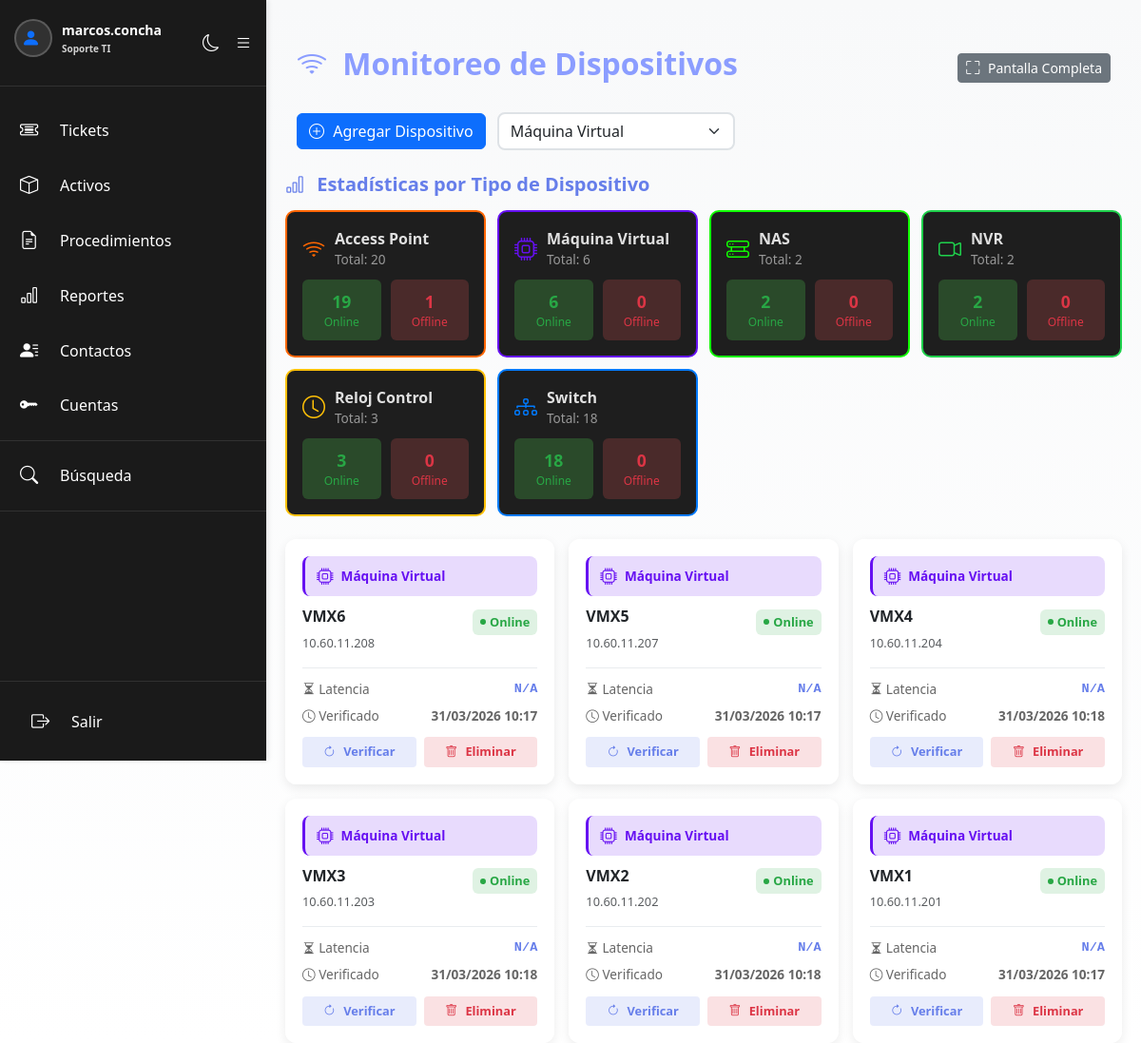
The app's page /monitoreo.php?tipo=5 (signed in), older data.
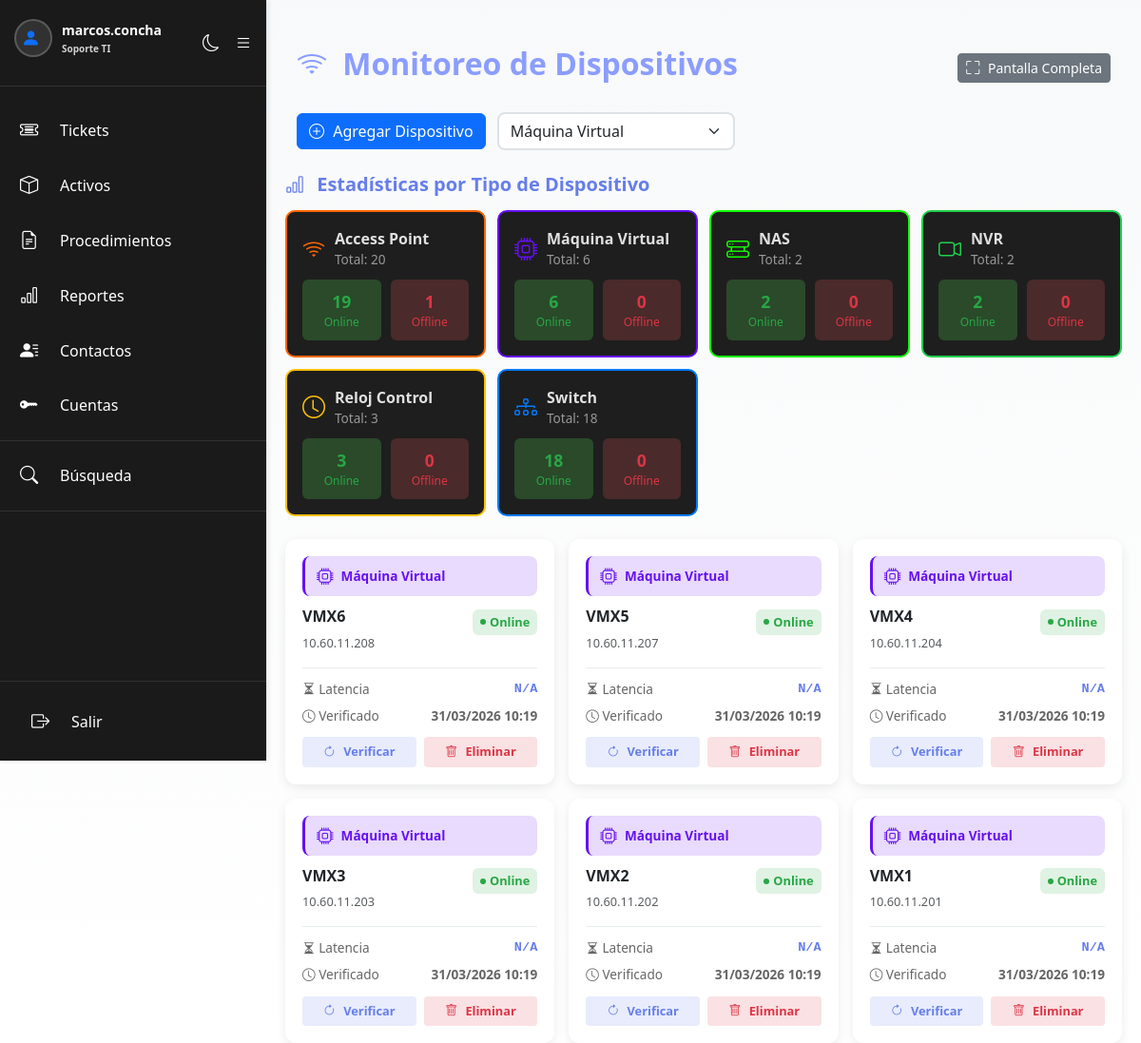
The same page, newer data.
### tables this page shows
CREATE TABLE `dispositivos_monitoreo` (
  `id` int(11) NOT NULL AUTO_INCREMENT,
  `ip` varchar(15) NOT NULL,
  `nombre` varchar(255) NOT NULL,
  `descripcion` text DEFAULT NULL,
  `tipo_dispositivo_id` int(11) DEFAULT NULL,
  `estado` varchar(50) DEFAULT 'desconocido',
  `fecha_ultima_verificacion` timestamp NULL DEFAULT NULL,
  `fecha_creacion` timestamp NOT NULL DEFAULT current_timestamp(),
  `usuario_creador` int(11) NOT NULL,
  `activo` tinyint(4) DEFAULT 1,
  PRIMARY KEY (`id`),
  UNIQUE KEY `ip` (`ip`),
  KEY `usuario_creador` (`usuario_creador`),
  KEY `fk_tipo_dispositivo` (`tipo_dispositivo_id`),
  CONSTRAINT `dispositivos_monitoreo_ibfk_1` FOREIGN KEY (`usuario_creador`) REFERENCES `users` (`id`) ON DELETE CASCADE,
  CONSTRAINT `fk_tipo_dispositivo` FOREIGN KEY (`tipo_dispositivo_id`) REFERENCES `tipos_dispositivos` (`id`) ON DELETE SET NULL
);

CREATE TABLE `tipos_dispositivos` (
  `id` int(11) NOT NULL AUTO_INCREMENT,
  `nombre` varchar(100) NOT NULL,
  `color` varchar(7) NOT NULL DEFAULT '#6c757d',
  `icono` varchar(50) NOT NULL DEFAULT 'bi-device-hdd',
  `fecha_creacion` timestamp NOT NULL DEFAULT current_timestamp(),
  PRIMARY KEY (`id`),
  UNIQUE KEY `nombre` (`nombre`)
);

### monitoreo.php (the view, shortened to what the rows shown need)
<?php
require_once 'includes/config.php';
$dispositivos = [];
$filtro_tipo = isset($_GET['tipo']) && !empty($_GET['tipo']) ? (int)$_GET['tipo'] : null;
try {
    $query = "
        SELECT d.*, u.username as usuario_nombre, t.nombre as tipo_nombre, t.color, t.icono
        FROM dispositivos_monitoreo d
        JOIN users u ON d.usuario_creador = u.id
        LEFT JOIN tipos_dispositivos t ON d.tipo_dispositivo_id = t.id
        WHERE d.activo = 1
    ";
    $params = [];
    if ($filtro_tipo) {
        $query .= " AND d.tipo_dispositivo_id = ?";
        $params[] = $filtro_tipo;
    }
    $query .= " ORDER BY d.fecha_creacion DESC";
    $stmt = $conexion->prepare($query);
    $stmt->execute($params);
    $dispositivos = $stmt->fetchAll(PDO::FETCH_ASSOC);
} catch (PDOException $e) {
    $error = "Error al obtener dispositivos: " . $e->getMessage();
}
$fullscreen = isset($_GET['fullscreen']) && $_GET['fullscreen'] === '1';
?>
<!DOCTYPE html>
<html lang="es" id="htmlRoot">
<head>
    <link href="https://cdn.jsdelivr.net/npm/bootstrap@5.3.8/dist/css/bootstrap.min.css" rel="stylesheet">
    <link rel="stylesheet" href="https://cdn.jsdelivr.net/npm/bootstrap-icons@1.11.3/font/bootstrap-icons.min.css">
    <link href="css/dark-mode.css" rel="stylesheet">
</head>
<body
<?php echo $fullscreen ? 'class="fullscreen-mode"' : ''; ?>>
    <?php if (!$fullscreen): ?>
    <?php include 'includes/sidebar.php'; ?>
    <?php endif; ?>
    <div class="container mt-5">
        <div class="row mb-4">
            <div class="col-12">
                <div style="display: flex; justify-content: space-between; align-items: center;">
                    <h1><i class="bi bi-wifi"></i> Monitoreo de Dispositivos</h1>
                </div>
            </div>
        </div>
        <?php if (empty($dispositivos)): ?>
            <div class="alert alert-info">
                <i class="bi bi-info-circle"></i> No hay dispositivos siendo monitoreados.
                <button class="btn btn-sm btn-info ms-2" data-bs-toggle="modal" data-bs-target="#modalAgregar">
                    Agregar el primero
                </button>
            </div>
        <?php else: ?>
            <div style="display: grid; grid-template-columns: repeat(auto-fill, minmax(280px, 1fr)); gap: 15px;" id="containerDispositivos">
                <?php foreach ($dispositivos as $dispositivo): ?>
                    <div class="card dispositivo-card h-100" id="device-<?php echo $dispositivo["id"]; ?>" style="border: none; box-shadow: 0 4px 12px rgba(0,0,0,0.08); border-radius: 12px; cursor: pointer;" onclick="abrirEditarDispositivo(<?php echo htmlspecialchars(json_encode($dispositivo), ENT_QUOTES, 'UTF-8'); ?>)">
                        <div class="card-body" style="padding: 18px;">
                            <?php if ($dispositivo['tipo_nombre']): ?>
                            <div style="display: flex; align-items: center; gap: 8px; margin-bottom: 12px; background: color-mix(in srgb, <?php echo htmlspecialchars($dispositivo['color']); ?> 15%, transparent); padding: 8px 12px; border-radius: 8px; border-left: 3px solid <?php echo htmlspecialchars($dispositivo['color']); ?>;">
                                <i class="bi <?php echo htmlspecialchars($dispositivo['icono']); ?>" style="font-size: 1.1rem; color: <?php echo htmlspecialchars($dispositivo['color']); ?>;"></i>
                                <span style="font-size: 0.85rem; font-weight: 600; color: <?php echo htmlspecialchars($dispositivo['color']); ?>;">
                                    <?php echo htmlspecialchars($dispositivo['tipo_nombre']); ?>
                                </span>
                            </div>
                            <?php endif; ?>
                            <div style="display: flex; justify-content: space-between; align-items: start; margin-bottom: 15px;">
                                <div style="flex: 1;">
                                    <h5 class="card-title mb-1" style="font-size: 1rem; font-weight: 700;"><?php echo htmlspecialchars($dispositivo["nombre"]); ?></h5>
                                    <small class="text-muted" style="font-size: 0.8rem;"><?php echo htmlspecialchars($dispositivo["ip"]); ?></small>
                                </div>
                                <div id="status-<?php echo $dispositivo["id"]; ?>" data-estado="<?php echo $estado; ?>" style="min-width: 80px; text-align: right;">
                                    <?php
                                    $estado = $dispositivo["estado"];
                                    if ($estado === "online") {
                                        echo '<span style="display: inline-flex; align-items: center; gap: 4px; background: rgba(40, 167, 69, 0.15); color: #28a745; padding: 4px 8px; border-radius: 6px; font-size: 0.8rem; font-weight: 600;"><span style="width: 6px; height: 6px; background: #28a745; border-radius: 50%; animation: pulse 2s infinite;"></span>Online</span>';
                                    } else {
                                        echo '<span style="display: inline-flex; align-items: center; gap: 4px; background: rgba(108, 117, 125, 0.15); color: #666; padding: 4px 8px; border-radius: 6px; font-size: 0.8rem; font-weight: 600;"><span class="spinner-border spinner-border-sm" style="width: 6px; height: 6px;"></span>...</span>';
                                    }
                                    ?>
                                </div>
                            </div>
                            <div style="border-top: 1px solid #e9ecef; padding-top: 12px; margin-bottom: 12px;">
                                <div style="display: flex; justify-content: space-between; margin-bottom: 8px;">
                                    <span style="font-size: 0.85rem; color: #666;"><i class="bi bi-hourglass-split"></i> Latencia</span>
                                    <span style="font-size: 0.85rem; font-weight: 600; color: #667eea; font-family: 'Courier New', monospace;" id="latencia-<?php echo $dispositivo["id"]; ?>">N/A</span>
                                </div>
                                <div style="display: flex; justify-content: space-between;">
                                    <span style="font-size: 0.85rem; color: #666;"><i class="bi bi-clock"></i> Verificado</span>
                                    <span style="font-size: 0.85rem; font-weight: 600; color: #666;" id="fecha-<?php echo $dispositivo["id"]; ?>">
                                        <?php
                                        if ($dispositivo["fecha_ultima_verificacion"]) {
                                            $fecha = new DateTime($dispositivo["fecha_ultima_verificacion"]);
                                            echo $fecha->format('d/m/Y H:i');
                                        } else {
                                            echo "Nunca";
                                        }
                                        ?>
                                    </span>
                                </div>
                            </div>
                            <div style="display: flex; gap: 8px;">
                                <button type="button" class="btn btn-sm" style="flex: 1; background: rgba(102, 126, 234, 0.15); color: #667eea; border: none; font-size: 0.8rem; font-weight: 600; padding: 6px;" onclick="event.stopPropagation(); verificarAhora(<?php echo $dispositivo['id']; ?>)">
                                    <i class="bi bi-arrow-clockwise"></i> Verificar
                                </button>
                                <button type="button" class="btn btn-sm" style="flex: 1; background: rgba(220, 53, 69, 0.15); color: #dc3545; border: none; font-size: 0.8rem; font-weight: 600; padding: 6px;" onclick="event.stopPropagation(); confirmarEliminar(<?php echo $dispositivo['id']; ?>)">
                                    <i class="bi bi-trash"></i> Eliminar
                                </button>
                            </div>
                        </div>
                    </div>
                <?php endforeach; ?>
            </div>
        <?php endif; ?>
    </div>
</body>
</html>

Row changes from the older to the newer data that the page shows:
changed dispositivos_monitoreo "VMX6": fecha_ultima_verificacion "31/03/2026 10:17" → "31/03/2026 10:19"
changed dispositivos_monitoreo "VMX5": fecha_ultima_verificacion "31/03/2026 10:17" → "31/03/2026 10:19"
changed dispositivos_monitoreo "VMX4": fecha_ultima_verificacion "31/03/2026 10:18" → "31/03/2026 10:19"
changed dispositivos_monitoreo "VMX3": fecha_ultima_verificacion "31/03/2026 10:18" → "31/03/2026 10:19"
changed dispositivos_monitoreo "VMX2": fecha_ultima_verificacion "31/03/2026 10:18" → "31/03/2026 10:19"
changed dispositivos_monitoreo "VMX1": fecha_ultima_verificacion "31/03/2026 10:17" → "31/03/2026 10:19"
